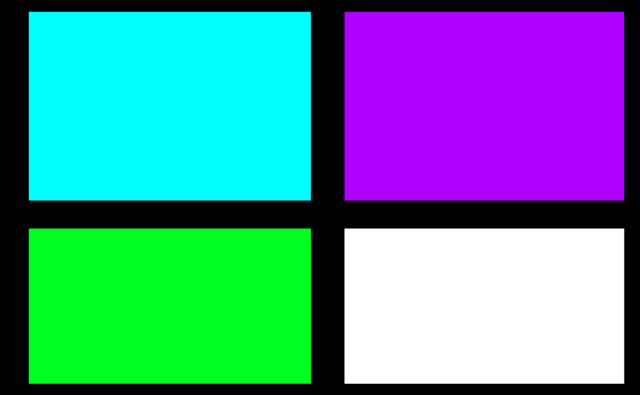
#> input picture code/images-and-colors.png, 640 x 395 px
$ python images-and-colors.py
#> lines starting #> are read from the running program, lines starting #| are printed output that depends on the picture; after the words box and inside, x2 and y2 are one past the last pixel; in counts of white or black regions, pixels touching at a corner belong together
# -*- coding: utf-8 -*-
"""
Created on Nov 2024

@author: KoreAnna
"""

# Import required libraries
from PIL import Image
import numpy as np
import cv2
import os

# Load the uploaded image
image_path = "images-and-colors.png"

# Check if the image exists
assert os.path.exists(image_path), "Image file not found!"

# Load the image using Pillow
image = Image.open(image_path)
#> image is the input picture: PIL image 640x395 P; mean R, G, B 81, 141.7, 156.5

# Convert "P" mode images to RGB
if image.mode == "P":
    print("Converting image from 'P' mode to 'RGB'.")
    image = image.convert("RGB")

# Display image properties
print("Image size:", image.size)
#| Image size: (640, 395)
print("Image mode after conversion:", image.mode)
#| Image mode after conversion: RGB

# Convert the image to a NumPy array
image_array = np.array(image)

# Ensure the array has the correct shape
print("Image array shape:", image_array.shape)
#| Image array shape: (395, 640, 3)

# Convert the image to BGR format for OpenCV
if image.mode == "RGBA":
    image_cv = cv2.cvtColor(image_array, cv2.COLOR_RGBA2BGR)
elif image.mode == "RGB":
    image_cv = cv2.cvtColor(image_array, cv2.COLOR_RGB2BGR)
else:
    raise ValueError("Unsupported image mode after conversion:", image.mode)

# Convert the image to HSV for color detection
hsv_image = cv2.cvtColor(image_cv, cv2.COLOR_BGR2HSV)
#> hsv_image: shape (395, 640, 3); mean H, S, V 60.1, 152.6, 195

rgb_list = {
    "BGL": [0, 255, 255],
    "BGB": [178, 0, 255],
    "BGA": [0, 38, 255],
    "BGV": [255, 0, 0],
    "A4": [255, 255, 255],
    "BGM": [76, 255, 0],
    "A1": [255, 216, 0],
}

dict_colors = {}
for rgb_name, rgb_color in rgb_list.items():
    # BGR
    check_color = np.uint8([[[rgb_color[2], rgb_color[1], rgb_color[0]]]])
    hsv_color = cv2.cvtColor(check_color, cv2.COLOR_BGR2HSV)
    hue, saturation, value = hsv_color[0][0]
    dict_colors[rgb_name] = {}
    dict_colors[rgb_name]["lower"] = [hue-10, 100, 100]
    dict_colors[rgb_name]["upper"] = [hue+10, 255, 255]
    # print(dict_colors)

for color_name, color_range in dict_colors.items():
    _lower = np.array(color_range["lower"])
    _upper = np.array(color_range["upper"])
    _mask = cv2.inRange(hsv_image, _lower, _upper)

    _contours, _ = cv2.findContours(
        _mask, cv2.RETR_EXTERNAL, cv2.CHAIN_APPROX_SIMPLE)
    _count = len(_contours)

    # Print the results
    print(f"{color_name} : {_count}")
#> this loop made 7 passes
#| BGL : 1
#| BGB : 1
#| BGA : 0
#| BGV : 0
#| A4 : 0
#| BGM : 0
#| A1 : 0
#> pass 1, `_mask = cv2.inRange(hsv_image, _lower, _upper)`:
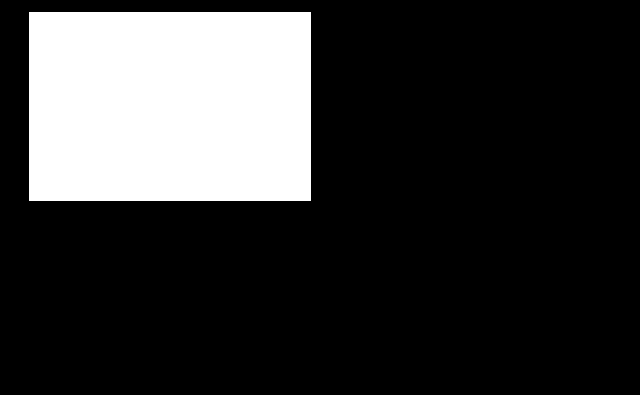
#> _mask: shape (395, 640); 21.1% white; 1 white region, box (x1, y1, x2, y2) and area: (29, 12, 311, 201) 53298
#> pass 2, `_mask = cv2.inRange(hsv_image, _lower, _upper)`:
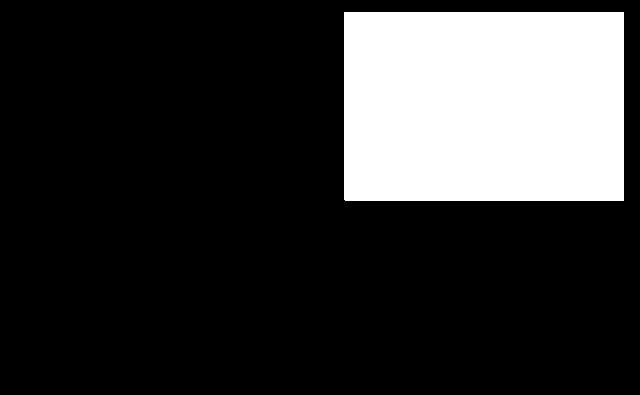
#> _mask: shape (395, 640); 20.9% white; 1 white region, box (x1, y1, x2, y2) and area: (344, 12, 624, 201) 52919
